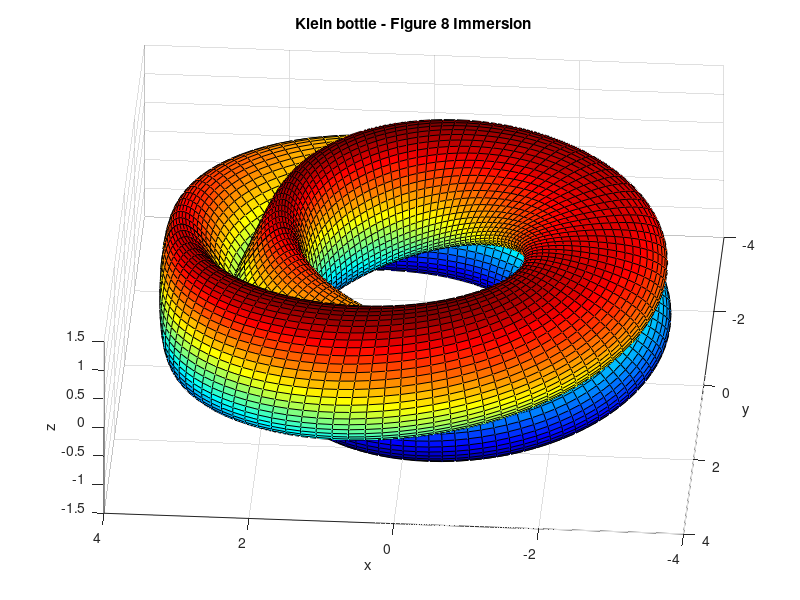

MATLAB code for this plot:
%%%%%%%%%%%%%%%%%%%%%%%%%%%%%%%%%%%%%%%%%%%%%%%%%%%%%%%%%%%%%%%%%%%%%%%%%%%%%%%%%%%%%%%%%%%%%%%%%%%%%%%%%
% This source code based on work of tumblr user jmeyersuniverse
% http://jmeyersuniverse.tumblr.com/post/96146559649/imaging-a-klein-bottle-with-matlab
%%%%%%%%%%%%%%%%%%%%%%%%%%%%%%%%%%%%%%%%%%%%%%%%%%%%%%%%%%%%%%%%%%%%%%%%%%%%%%%%%%%%%%%%%%%%%%%%%%%%%%%%%

%%% set up system
r = 2.5;
l = linspace(0,2*pi);
m = linspace(0,2*pi);
[theta,phi] = meshgrid(l,m);
X = cos(theta).*(r+cos(theta/2).*sin(phi) - sin(theta/2).*sin(2*phi));
Y = sin(theta).*(r+cos(theta/2).*sin(phi) - sin(theta/2).*sin(2*phi));
Z = sin(theta/2).*sin(phi)+cos(theta/2).*sin(2*phi);

%%% draw
surf(X,Y,Z)

%%% set colors of plot
% -- red to yellow -> "autumn"
% -- copper colors -> "copper"
% -- white to red -> "hot"
% -- white to blue -> "ocean"
% -- red to blue -> "jet"
colormap("jet")

%%% rotate plot
view(184, 60)

%%% set labels and grid
title('Klein bottle - Figure 8 Immersion')
xlabel('x'), ylabel('y'), zlabel('z')
axis on, grid on
